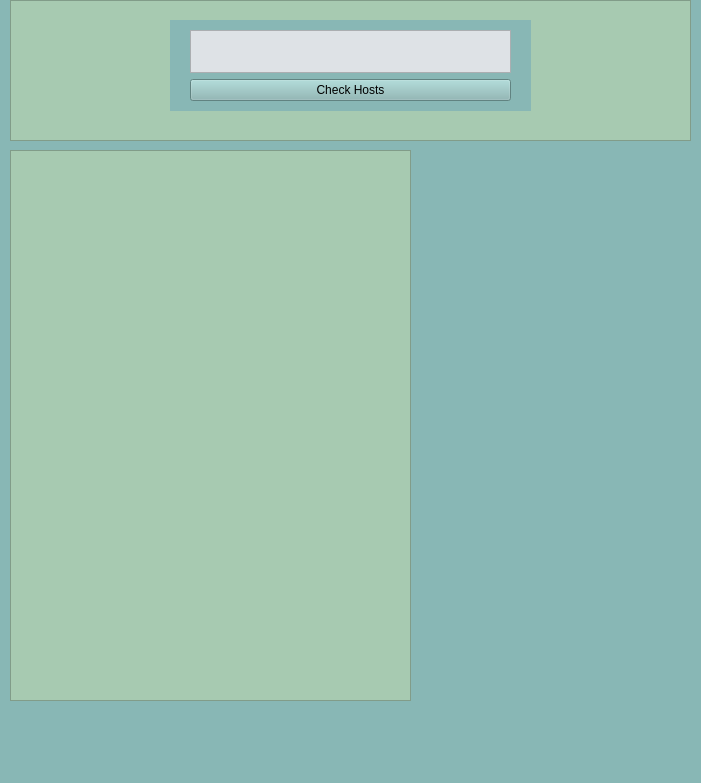
<?xml version="1.0" encoding="UTF-8"?>
<ui version="4.0">
 <class>Form</class>
 <widget class="QWidget" name="Form">
  <property name="geometry">
   <rect>
    <x>0</x>
    <y>0</y>
    <width>701</width>
    <height>783</height>
   </rect>
  </property>
  <property name="windowTitle">
   <string>Form</string>
  </property>
  <property name="styleSheet">
   <string notr="true">Background-Color: #88b7b5</string>
  </property>
  <widget class="QFrame" name="frame">
   <property name="geometry">
    <rect>
     <x>10</x>
     <y>0</y>
     <width>681</width>
     <height>141</height>
    </rect>
   </property>
   <property name="styleSheet">
    <string notr="true">Background-color:#a7cab1;</string>
   </property>
   <property name="frameShape">
    <enum>QFrame::StyledPanel</enum>
   </property>
   <property name="frameShadow">
    <enum>QFrame::Raised</enum>
   </property>
   <widget class="QWidget" name="widget" native="true">
    <property name="geometry">
     <rect>
      <x>160</x>
      <y>20</y>
      <width>361</width>
      <height>91</height>
     </rect>
    </property>
    <property name="styleSheet">
     <string notr="true">Background-Color: #88b7b5</string>
    </property>
    <widget class="QWidget" name="verticalLayoutWidget_2">
     <property name="geometry">
      <rect>
       <x>20</x>
       <y>10</y>
       <width>321</width>
       <height>71</height>
      </rect>
     </property>
     <layout class="QVBoxLayout" name="verticalLayout_2">
      <item>
       <spacer name="verticalSpacer">
        <property name="orientation">
         <enum>Qt::Vertical</enum>
        </property>
        <property name="sizeHint" stdset="0">
         <size>
          <width>20</width>
          <height>40</height>
         </size>
        </property>
       </spacer>
      </item>
      <item>
       <widget class="QTextEdit" name="textEdit">
        <property name="styleSheet">
         <string notr="true">Background-Color: #dee2e6</string>
        </property>
       </widget>
      </item>
      <item>
       <widget class="QPushButton" name="pushButton">
        <property name="text">
         <string>Check Hosts</string>
        </property>
       </widget>
      </item>
     </layout>
    </widget>
   </widget>
  </widget>
  <widget class="QFrame" name="frame_2">
   <property name="geometry">
    <rect>
     <x>10</x>
     <y>150</y>
     <width>401</width>
     <height>551</height>
    </rect>
   </property>
   <property name="styleSheet">
    <string notr="true">Background-color:#a7cab1;</string>
   </property>
   <property name="frameShape">
    <enum>QFrame::StyledPanel</enum>
   </property>
   <property name="frameShadow">
    <enum>QFrame::Raised</enum>
   </property>
   <widget class="QWidget" name="verticalLayoutWidget">
    <property name="geometry">
     <rect>
      <x>30</x>
      <y>19</y>
      <width>331</width>
      <height>501</height>
     </rect>
    </property>
    <layout class="QVBoxLayout" name="verticalLayout"/>
   </widget>
  </widget>
 </widget>
 <resources/>
 <connections/>
</ui>
